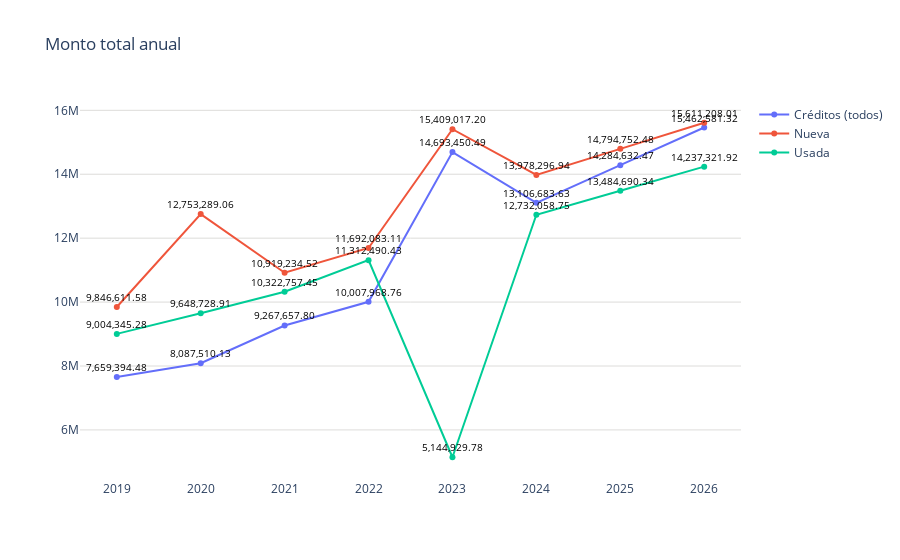

Here is the notebook cell this chart was saved with:
### Code cell
forecast_creditosgral_totales_pachuca = pd.concat([total_todos_pachuca, total_nueva_pachuca,total_usada_pachuca], ignore_index=True)
# Datos
trimestres = forecast_creditosgral_totales_pachuca['año']
modalidades = forecast_creditosgral_totales_pachuca['modalidad']
montos = forecast_creditosgral_totales_pachuca['montos']

# Limpiar las cadenas de montos y convertirlas a números
promedios_limpios = [float(montos.replace(',', '')) for montos in montos]

fig = go.Figure()
# Agregar líneas para cada modalidad
for modalidad in modalidades.unique():
    df_modalidad = forecast_creditosgral_totales_pachuca[forecast_creditosgral_totales_pachuca['modalidad'] == modalidad]
    fig.add_trace(go.Scatter(
        x=df_modalidad['año'],
        y=df_modalidad['montos'].apply(lambda x: float(x.replace(',', ''))),  # Usar los montos limpios
        mode='markers+lines',
        name=modalidad
    ))

fig.update_layout(
    title='Monto total anual',
    yaxis=dict(gridcolor='#dddcda'),
    plot_bgcolor='rgba(0,0,0,0)',  # Color de fondo del gráfico
)

# Agregar etiquetas de texto a los puntos
for trace in fig.data:
    df_modalidad = forecast_creditosgral_totales_pachuca[forecast_creditosgral_totales_pachuca['modalidad'] == trace.name]
    for i, point in enumerate(trace.y):
        fig.add_annotation(
            x=trace.x[i], 
            y=point, 
            text=f'{df_modalidad.iloc[i]["montos"]}', 
            showarrow=False,
            font=dict(color='black', size=10),
            yshift=10
        )


# Exportar gráfica como archivo HTML
def guardar_grafico_como_html(fig, nombre_archivo, carpeta='assets/graficas'):
    # Crear la carpeta si no existe
    if not os.path.exists(carpeta):
        os.makedirs(carpeta)
    # Guardar la gráfica como archivo HTML en la carpeta especificada
    pio.write_html(fig, os.path.join(carpeta, f'{nombre_archivo}.html'))

# Exportar
guardar_grafico_como_html(fig, 'g_scatt_forecast_creditgral_promedio', carpeta='assets/graficas')
fig.show()

### Figure 1 — Plotly figure (JSON) as saved in the notebook; plotly's stock layout.template omitted (floating-point values rounded to 4 significant figures)
{"data": [{"mode": "markers+lines", "name": "Créditos (todos)", "type": "scatter", "x": [2019, 2020, 2021, 2022, 2023, 2024, 2025, 2026], "y": [7659000.0, 8088000.0, 9268000.0, 10010000.0, 14690000.0, 13110000.0, 14280000.0, 15460000.0]}, {"mode": "markers+lines", "name": "Nueva", "type": "scatter", "x": [2019, 2020, 2021, 2022, 2023, 2024, 2025, 2026], "y": [9847000.0, 12750000.0, 10920000.0, 11690000.0, 15410000.0, 13980000.0, 14790000.0, 15610000.0]}, {"mode": "markers+lines", "name": "Usada", "type": "scatter", "x": [2019, 2020, 2021, 2022, 2023, 2024, 2025, 2026], "y": [9004000.0, 9649000.0, 10320000.0, 11310000.0, 5145000.0, 12730000.0, 13480000.0, 14240000.0]}], "layout": {"annotations": [{"font": {"color": "black", "size": 10}, "showarrow": false, "text": "7,659,394.48", "x": 2019, "y": 7659000.0, "yshift": 10}, {"font": {"color": "black", "size": 10}, "showarrow": false, "text": "8,087,510.13", "x": 2020, "y": 8088000.0, "yshift": 10}, {"font": {"color": "black", "size": 10}, "showarrow": false, "text": "9,267,657.80", "x": 2021, "y": 9268000.0, "yshift": 10}, {"font": {"color": "black", "size": 10}, "showarrow": false, "text": "10,007,968.76", "x": 2022, "y": 10010000.0, "yshift": 10}, {"font": {"color": "black", "size": 10}, "showarrow": false, "text": "14,693,450.49", "x": 2023, "y": 14690000.0, "yshift": 10}, {"font": {"color": "black", "size": 10}, "showarrow": false, "text": "13,106,683.63", "x": 2024, "y": 13110000.0, "yshift": 10}, {"font": {"color": "black", "size": 10}, "showarrow": false, "text": "14,284,632.47", "x": 2025, "y": 14280000.0, "yshift": 10}, {"font": {"color": "black", "size": 10}, "showarrow": false, "text": "15,462,581.32", "x": 2026, "y": 15460000.0, "yshift": 10}, {"font": {"color": "black", "size": 10}, "showarrow": false, "text": "9,846,611.58", "x": 2019, "y": 9847000.0, "yshift": 10}, {"font": {"color": "black", "size": 10}, "showarrow": false, "text": "12,753,289.06", "x": 2020, "y": 12750000.0, "yshift": 10}, {"font": {"color": "black", "size": 10}, "showarrow": false, "text": "10,919,234.52", "x": 2021, "y": 10920000.0, "yshift": 10}, {"font": {"color": "black", "size": 10}, "showarrow": false, "text": "11,692,083.11", "x": 2022, "y": 11690000.0, "yshift": 10}, {"font": {"color": "black", "size": 10}, "showarrow": false, "text": "15,409,017.20", "x": 2023, "y": 15410000.0, "yshift": 10}, {"font": {"color": "black", "size": 10}, "showarrow": false, "text": "13,978,296.94", "x": 2024, "y": 13980000.0, "yshift": 10}, {"font": {"color": "black", "size": 10}, "showarrow": false, "text": "14,794,752.48", "x": 2025, "y": 14790000.0, "yshift": 10}, {"font": {"color": "black", "size": 10}, "showarrow": false, "text": "15,611,208.01", "x": 2026, "y": 15610000.0, "yshift": 10}, {"font": {"color": "black", "size": 10}, "showarrow": false, "text": "9,004,345.28", "x": 2019, "y": 9004000.0, "yshift": 10}, {"font": {"color": "black", "size": 10}, "showarrow": false, "text": "9,648,728.91", "x": 2020, "y": 9649000.0, "yshift": 10}, {"font": {"color": "black", "size": 10}, "showarrow": false, "text": "10,322,757.45", "x": 2021, "y": 10320000.0, "yshift": 10}, {"font": {"color": "black", "size": 10}, "showarrow": false, "text": "11,312,490.43", "x": 2022, "y": 11310000.0, "yshift": 10}, {"font": {"color": "black", "size": 10}, "showarrow": false, "text": "5,144,929.78", "x": 2023, "y": 5145000.0, "yshift": 10}, {"font": {"color": "black", "size": 10}, "showarrow": false, "text": "12,732,058.75", "x": 2024, "y": 12730000.0, "yshift": 10}, {"font": {"color": "black", "size": 10}, "showarrow": false, "text": "13,484,690.34", "x": 2025, "y": 13480000.0, "yshift": 10}, {"font": {"color": "black", "size": 10}, "showarrow": false, "text": "14,237,321.92", "x": 2026, "y": 14240000.0, "yshift": 10}], "plot_bgcolor": "rgba(0,0,0,0)", "title": {"text": "Monto total anual"}, "yaxis": {"gridcolor": "#dddcda"}}}
